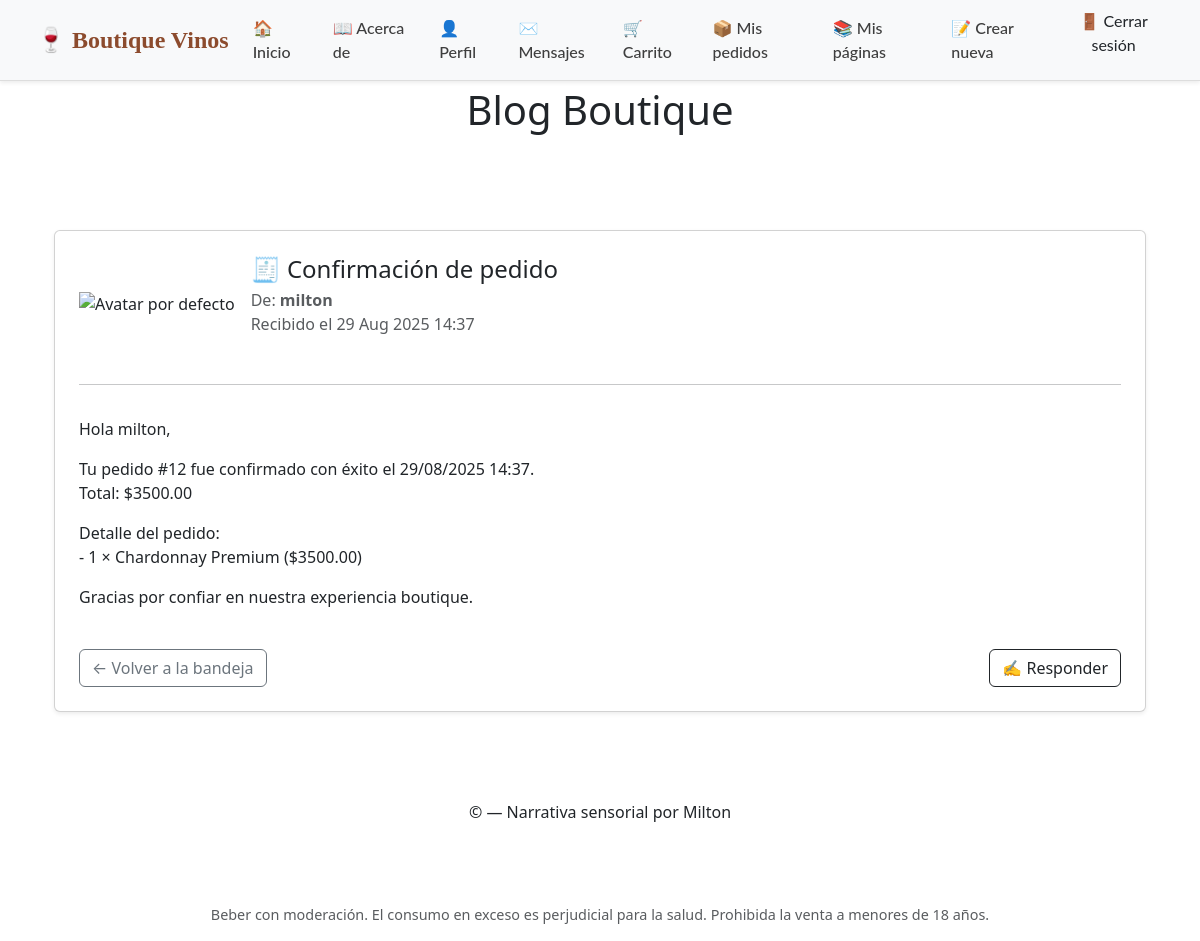
The app's page /messenger/message/8/ (signed in) with its own data.
### messenger/models.py (models this page shows, shortened)
class Message(models.Model):
    sender = models.ForeignKey(User, related_name="sent_messages", on_delete=models.CASCADE)
    recipient = models.ForeignKey(User, related_name="received_messages", on_delete=models.CASCADE)
    subject = models.CharField(max_length=255)
    body = models.TextField()
    sent_at = models.DateTimeField(auto_now_add=True)
    read = models.BooleanField(default=False)

### messenger/views.py (the view)
# urls.py: path("message/<int:pk>/", MessageDetailView.as_view(), name="detail"),
class MessageDetailView(LoginRequiredMixin, DetailView):
    model = Message
    template_name = "messenger/detail.html"
    context_object_name = "message"
    def get_object(self):
        message = super().get_object()
        if message.recipient == self.request.user and not message.read:
            message.read = True
            message.save()
        return message

### messenger/context_processors.py (called while the page is built)
def mensajes_no_leidos(request):
    if request.user.is_authenticated:
        count = Message.objects.filter(recipient=request.user, read=False).count()
        return {'mensajes_no_leidos': count}
    return {}

### messenger/templates/messenger/detail.html (shortened to what this page needs)
{% extends "base.html" %}
{% load static %}
{% block content %}
<main class="container py-5">
  <article class="card p-4 shadow-sm">
    <header class="d-flex align-items-center mb-3">
      <div class="me-3">
        {% if message.sender.profile.avatar %}
          <img src="{{ message.sender.profile.avatar.url }}" alt="Avatar de {{ message.sender.username }}" class="avatar-mini">
        {% else %}
          <img src="{% static 'accounts/img/default_avatar.png' %}" alt="Avatar por defecto" class="avatar-mini">
        {% endif %}
      </div>
      <div>
        <h2 class="h4 mb-1">{{ message.subject }}</h2>
        <p class="text-muted mb-0">De: <strong>{{ message.sender.username }}</strong></p>
        <p class="text-muted">Recibido el {{ message.sent_at|date:"d M Y H:i" }}</p>
      </div>
    </header>
    <hr>
    <div class="message-body">
      <p>{{ message.body|linebreaks }}</p>
    </div>
    <div class="mt-4 d-flex justify-content-between">
      <a href="{% url 'messenger:inbox' %}" class="btn btn-outline-secondary">← Volver a la bandeja</a>
      <a href="{% url 'messenger:reply' message.id %}" class="btn btn-outline-dark">✍️ Responder</a>
    </div>
  </article>
</main>
{% endblock %}

### static/css/boutique.css (style rules this page uses)
body { font-family: 'Georgia', serif; background-color: #fdfdfd; color: #2c2c2c; line-height: 1.6; }

### static/pages/css/pages.css (style rules this page uses)
body { font-family: 'Cormorant Garamond', serif; background-color: #fdfaf6; color: #3a2c2c; margin: 0; padding: 0; }
h1, h2 { font-weight: 600; margin-bottom: 0.5em; }
a { text-decoration: none; color: #7b3f00; transition: color 0.3s ease; }

### records on screen
Message: subject "🧾 Confirmación de pedido", sender.username "milton", sent_at "29 Aug 2025 14:37", body "Hola milton, Tu pedido #12 fue confirmado con éxito el 29/08/2025 14:37. Total: $3500.00 Detalle del pedido: - 1 × Chardonnay Premium ($3500.00) Gracias por confiar en nuestra experiencia boutique."
